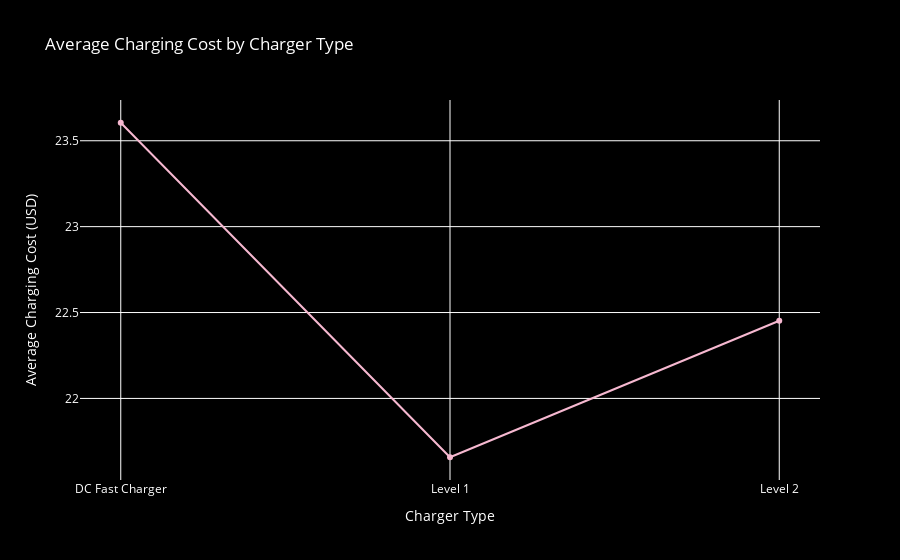

The cell this chart's notebook holds for it:
### Code cell
avg_charging_cost_by_charger = df.groupby('Charger Type')['Charging Cost (USD)'].mean().reset_index()

fig = px.line(avg_charging_cost_by_charger, 
              x='Charger Type', 
              y='Charging Cost (USD)', 
              title='Average Charging Cost by Charger Type',
              labels={'Charging Cost (USD)': 'Average Charging Cost (USD)', 'Charger Type': 'Charger Type'},
              markers=True)

fig.update_layout(
    xaxis_title='Charger Type',
    yaxis_title='Average Charging Cost (USD)',
    plot_bgcolor='black',
    paper_bgcolor='black',
    font_color='white'
)

fig.update_traces(line_color='#F6B8D0', marker=dict(color='#F6B8D0'))
fig.show()

### Figure 1 — Plotly figure (JSON) as saved in the notebook; plotly's stock layout.template omitted (floating-point values rounded to 4 significant figures)
{"data": [{"hovertemplate": "Charger Type=%{x}<br>Average Charging Cost (USD)=%{y}<extra></extra>", "legendgroup": "", "line": {"color": "#F6B8D0", "dash": "solid"}, "marker": {"color": "#F6B8D0", "symbol": "circle"}, "mode": "lines+markers", "name": "", "orientation": "v", "showlegend": false, "type": "scatter", "x": ["DC Fast Charger", "Level 1", "Level 2"], "xaxis": "x", "y": [23.6, 21.66, 22.45], "yaxis": "y"}], "layout": {"font": {"color": "white"}, "legend": {"tracegroupgap": 0}, "paper_bgcolor": "black", "plot_bgcolor": "black", "title": {"text": "Average Charging Cost by Charger Type"}, "xaxis": {"anchor": "y", "domain": [0, 1], "title": {"text": "Charger Type"}}, "yaxis": {"anchor": "x", "domain": [0, 1], "title": {"text": "Average Charging Cost (USD)"}}}}
